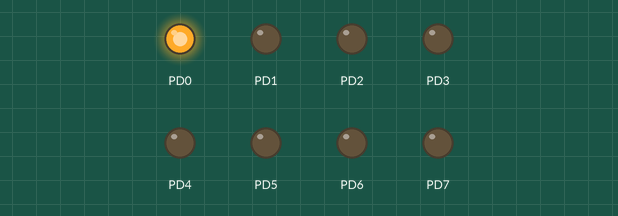
A program run on a simulated ATmega128, built with avr-gcc and emulated at 8 MHz. Parts: output pins drawn as LEDs (lit = HIGH).

Above: at 0.02 s.
At 0.37 s:
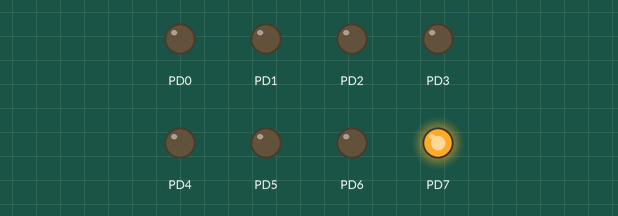
At 0.72 s:
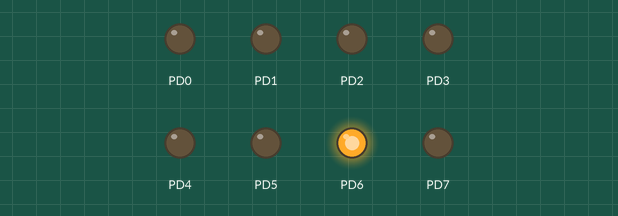
At 1.47 s:
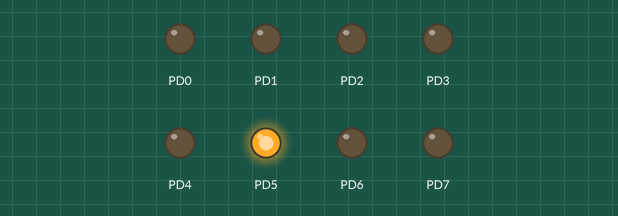
At 2.17 s:
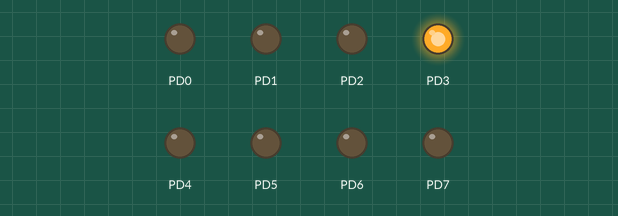
At 2.92 s:
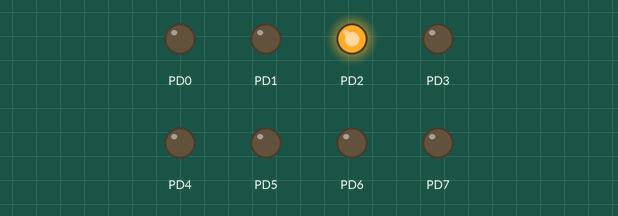
Timing chart, 0 to 3.2 s (numbered marks = the images above):
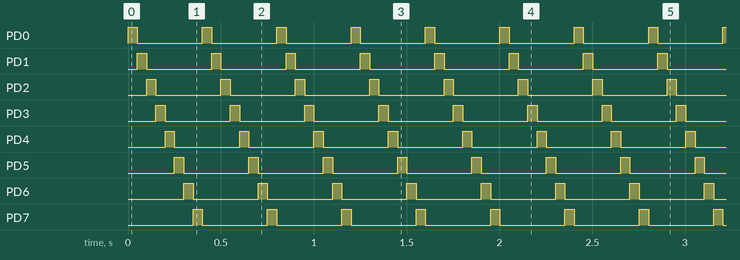

The program:

main.c
```c
/*
 * B4.c
 *
 * Created: 2-2-2018 13:52:07
 * Author : snick
 */

#define F_CPU 8000000

#include <avr/io.h>
#include <util/delay.h>
#include <stdio.h>

void wait(int ms);

int main(void)
{
    /* Replace with your application code */
    DDRD = 0xFF;
    while (1)
    {
		for (int i = 0x01; i <= 0x80; i <<= 1)
		{
			PORTD = i;
			wait(50);
		}
    }
}

void wait(int ms) {
	for (int i = 0; i < ms; i++)
	{
		_delay_ms(1);
	}
}
```

Measured:
- by itself, PD0–7: alternates HIGH for 0.05 s and LOW for 0.35 s
- by itself, everything shown: repeats every 0.40 s, in 8 steps
